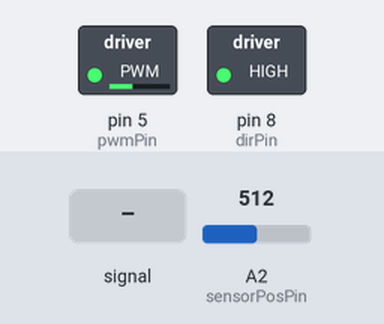
The sketch below on a simulated Arduino Uno, built with avr-gcc and run on an emulated ATmega328P. Parts: switched loads named in the sketch (green lamp = pin HIGH). The inputs (shaded band) are chosen by the test bench; at power-on: A2 (sensorPosPin) = 512. Pins used as bus, display or sensor lines are not drawn; what the sketch prints to the serial monitor is not drawn.

Above: at 1.2 s.
1.3 s: A2 (sensorPosPin) fed a 200 Hz sine of ±255 counts around its level
4.3 s: A2 (sensorPosPin) set to 900
At 5.1 s:
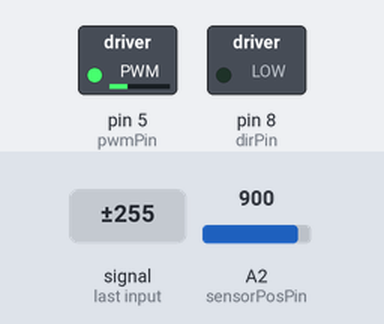
Timing chart, 0 to 7.3 s (numbered marks = the images above; inputs shaded):
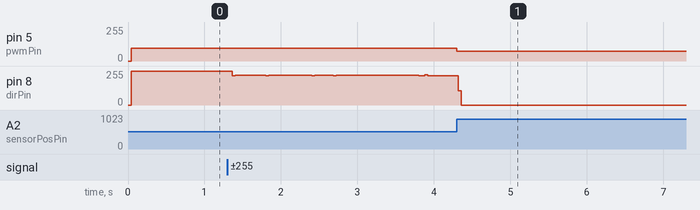

The sketch:

HapkitValley.ino
```cpp
//--------------------------------------------------------------------------
// Code to compare parameters when simulating a valley with the hapkit
// May 27, 2015
// Cassondra Brown, Zach Brong, Greg Yeutter
// Drexel University ECES 690 - Introduction to Haptics
// Based on code supplied by the original hapkit authors and modified by
// Cliff Bargar
// https://hapkit.wordpress.com/
// https://github.com/yeutterg/hapkit
//--------------------------------------------------------------------------

#include <math.h>

#define SAMPLE_PERIOD  (double)0.0004 // 0.4ms sample period

// DEBUG_SERIAL statements will only print if DEBUG is nonzero
#define DEBUG 0
#define DEBUG_SERIAL if(DEBUG) Serial

#define DEBUG_PIN 13

// Kinematics
#define HANDLE_LENGTH (double)0.07 //70.00 mm
#define SECTOR_RADIUS (double)0.0757 //calipers
#define MOTOR_RADIUS (double)0.00837 //m - calipers

// Select simulation
#define VALLEY_MIN           (char)'A'
#define VALLEY_MED           (char)'B'
#define VALLEY_MAX           (char)'C'

//defaults to
#define ENV_TYPE           VALLEY_MED

// Declare pins
int pwmPin = 5; // PWM output pin for motor 1
int dirPin = 8; // direction output pin for motor 1
int sensorPosPin = A2; // input pin for MR sensor
int fsrPin = A3; // input pin for FSR sensor

// Position tracking variables
int updatedPos = 0;     // keeps track of the latest updated value of the MR sensor reading
int prev_updatedPos = 0;// for velocity calc
int rawPos = 0;         // current raw reading from MR sensor
int lastRawPos = 0;     // last raw reading from MR sensor
int lastLastRawPos = 0; // last last raw reading from MR sensor
int flipNumber = 0;     // keeps track of the number of flips over the 180deg mark
int tempOffset = 0;
int rawDiff = 0;
int lastRawDiff = 0;
int rawOffset = 0;
int lastRawOffset = 0;
const int flipThresh = 700;  // threshold to determine whether or not a flip over the 180 degree mark occurred
boolean flipped = false;

// Kinematics variables
double xh = 0;           // position of the handle [m]
double vel_h = 0;        //handle velocity [m/s] - filtered

// Force output variables
double force = 0;           // force at the handle
double Tp = 0;              // torque of the motor pulley
double duty = 0;            // duty cylce (between 0 and 255)
unsigned int output = 0;    // output command to the motor


// --------------------------------------------------------------
// Setup function -- NO NEED TO EDIT
// --------------------------------------------------------------
void setup()
{
  // Set up serial communication
  Serial.begin(9600);

  // Set PWM frequency
  setPwmFrequency(pwmPin,1);

  // Input pins
  pinMode(sensorPosPin, INPUT); // set MR sensor pin to be an input
  pinMode(fsrPin, INPUT);       // set FSR sensor pin to be an input

  // Output pins
  pinMode(pwmPin, OUTPUT);  // PWM pin for motor A
  pinMode(dirPin, OUTPUT);  // dir pin for motor A

  // Initialize motor
  analogWrite(pwmPin, 0);     // set to not be spinning (0/255)
  digitalWrite(dirPin, LOW);  // set direction

  // Initialize position valiables
  lastLastRawPos = analogRead(sensorPosPin);
  lastRawPos = analogRead(sensorPosPin);

  //initialize force
  force = 0;

  // Debug pin
  pinMode(DEBUG_PIN,OUTPUT);

  //initialize output compare
  InitOC();

  Serial.println("Initialized");

  Serial.println("Select environment type: ");
  Serial.print("Valley Min Width\t\t\t");
  Serial.println(VALLEY_MIN);
  Serial.print("Valley Med Width\t\t\t");
  Serial.println(VALLEY_MED);
  Serial.print("Valley Max Width\t\t");
  Serial.println(VALLEY_MAX);

}


// --------------------------------------------------------------
// Main Loop
// --------------------------------------------------------------
void loop()
{
  //********************
  //position, velocity calculated in interrupt response
  //********************


  //allow user to select environment type
  static char env_type = ENV_TYPE;
  //check for serial --> if there's a character use it as environment selection
  if(Serial.available())
  {
    env_type = Serial.read();
    Serial.print("You've selected ");
    switch(env_type)
    {
      case VALLEY_MIN:
        Serial.println("Valley Min Width");
      break;

      case VALLEY_MED:
        Serial.println("Valley Med Width");
      break;

      case VALLEY_MAX:
        Serial.println("Valley Max Width");
      break;
    }
  }

  //should be in a protected region ***********
  double local_xh = xh;
  double local_vel_h = vel_h;
  //*******************************************

  // Step B.8: print xh via serial monitor
  DEBUG_SERIAL.print(" \tx_handle ");
  DEBUG_SERIAL.print(local_xh,4);
  DEBUG_SERIAL.print(" \tvel_handle ");
  DEBUG_SERIAL.print(local_vel_h,4);

  //*************************************************************
  //*** Section 3. Assign a motor output force in Newtons *******
  //*************************************************************


  //**************** VIRTUAL ENVIRONMENTS *********************
  // constants/coefficients
  // Hapkit range is +/- 5cm
  double center_pt = 0.00; //2.5cm on either side
  double g = 9.8; //m/s^2
  double mass = 0.10; //kg
  double bump_width = 0.03;

  switch(env_type)
  {

    case VALLEY_MIN:
      bump_width = 0.01; // 1cm width
    break;

    case VALLEY_MED:
      bump_width = 0.03; // 3cm width
    break;

    case VALLEY_MAX:
      bump_width = 0.05; // 5cm width
    break;

  }

  //for bumps and valleys, have Hapkit apply the gravitational force that's parallel to the "ground"
      //using sinusoidal bumps/valleys, f = m*g*sin(pi*x_rel/length), where "x_rel" is position relative to the maximum (or minimum) point

    /*
    //BUMP: point in range of center_pt +/- bump_width/2
    if(local_xh < -(center_pt - bump_width/2) & local_xh > -(center_pt + bump_width/2))
    {
      force = mass * g * sin(2 * PI * (local_xh - (-center_pt)) / bump_width);
    }
    */
    //VALLEY
    if(local_xh > (center_pt - bump_width/2) & local_xh < (center_pt + bump_width/2))
    {
      force = -mass * g * sin(2 * PI * (local_xh - (center_pt)) / bump_width);
    }
    else
    {
      force = 0;
    }

  DEBUG_SERIAL.print(" \tForce");
  DEBUG_SERIAL.println(force);

  // Step C.2: Tp = ?;    // Compute the require motor pulley torque (Tp) to generate that force
  // Slide 27, lecture 2:
  Tp =  (HANDLE_LENGTH * MOTOR_RADIUS) / (SECTOR_RADIUS ) * force;

  //*************************************************************
  //*** Section 4. Force output (do not change) *****************
  //*************************************************************

  // Determine correct direction for motor torque
  if(force < 0) {
    digitalWrite(dirPin, HIGH);
  } else {
    digitalWrite(dirPin, LOW);
  }

  // Compute the duty cycle required to generate Tp (torque at the motor pulley)
  duty = sqrt(abs(Tp)/0.03);

  // Make sure the duty cycle is between 0 and 100%
  if (duty > 1) {
    duty = 1;
  } else if (duty < 0) {
    duty = 0;
  }
  output = (int)(duty* 255);   // convert duty cycle to output signal
  analogWrite(pwmPin,output);  // output the signal

}

//helper functions
//********************************************************************

//calculated "updatedPos" variable
void calculatePosition()
{
  //toggle bit 5 high (pin 13)
  //PORTB |= B00100000;

  //update "previous updatedPos" before updating position
  prev_updatedPos = updatedPos;

  // Get voltage output by MR sensor
  rawPos = analogRead(sensorPosPin);  //current raw position from MR sensor

  // Calculate differences between subsequent MR sensor readings
  rawDiff = rawPos - lastRawPos;          //difference btwn current raw position and last raw position
  lastRawDiff = rawPos - lastLastRawPos;  //difference btwn current raw position and last last raw position
  rawOffset = abs(rawDiff);
  lastRawOffset = abs(lastRawDiff);

  // Update position record-keeping vairables
  lastLastRawPos = lastRawPos;
  lastRawPos = rawPos;

  // Keep track of flips over 180 degrees
  if((lastRawOffset > flipThresh) && (!flipped)) { // enter this anytime the last offset is greater than the flip threshold AND it has not just flipped
    if(lastRawDiff > 0) {        // check to see which direction the drive wheel was turning
      flipNumber--;              // cw rotation
    } else {                     // if(rawDiff < 0)
      flipNumber++;              // ccw rotation
    }
    if(rawOffset > flipThresh) { // check to see if the data was good and the most current offset is above the threshold
      updatedPos = rawPos + flipNumber*rawOffset; // update the pos value to account for flips over 180deg using the most current offset
      tempOffset = rawOffset;
    } else {                     // in this case there was a blip in the data and we want to use lastactualOffset instead
      updatedPos = rawPos + flipNumber*lastRawOffset;  // update the pos value to account for any flips over 180deg using the LAST offset
      tempOffset = lastRawOffset;
    }
    flipped = true;            // set boolean so that the next time through the loop won't trigger a flip
  } else {                        // anytime no flip has occurred
    updatedPos = rawPos + flipNumber*tempOffset; // need to update pos based on what most recent offset is
    flipped = false;
  }

  //toggle bit 5 low (pin 13)
  //PORTB &= ~B00100000;
}

//function for calculating actual position and velocity in m, m/s
void getVelocity()
{
  static double prev_xh;
  static double vel_h_uf;  //unfilitered velocity
  static double prev_vel_h_uf; //previous unfiltered velocity
  static double prev_vel_h; //previous filtered velocity
  //*************************************************************
  //*** Section 2. Compute position in meters *******************
  //*************************************************************

  // Step B.1: print updatedPos via serial monitor
//  DEBUG_SERIAL.print("Updated pos ");
//  DEBUG_SERIAL.print(updatedPos);
//  DEBUG_SERIAL.print("\tPrev updated pos ");
//  DEBUG_SERIAL.print(prev_updatedPos);

  // Step B.6: double ts = ?; // Compute the angle of the sector pulley (ts) in degrees based on updatedPos
  //y = -0.00970857x + 7.33554011
  double theta_pulley = (-0.0097086 * updatedPos + 7.33554);  //degrees!
  //double prev_theta = (-0.0097086 * prev_updatedPos + 7.33554);
  //DEBUG_SERIAL.print(" \tpulley angle ");
  //DEBUG_SERIAL.print(theta_pulley);

  // Step B.7: xh = ?;       // Compute the position of the handle (in meters) based on ts (in radians)
  prev_xh = xh;
  xh = theta_pulley * PI / 180 * HANDLE_LENGTH;

  //calculate velocity
  prev_vel_h_uf = vel_h_uf;
  vel_h_uf = (xh - prev_xh) / SAMPLE_PERIOD;

  //low pass filter: corner freq f_sample/4, H(s) = 1 / (1 + s/wc), wc = 3,927 rad/s
  //tustin approximation w/ sample time 400us: Y = H(z) X, H(z) = (0.4399 z + 0.4399) / (z - 0.1202), Y = filtered, X = unfiltered
  prev_vel_h = vel_h;
  vel_h = 0.4399 * vel_h_uf + 0.4399 * prev_vel_h_uf + 0.1202 * prev_vel_h; //discrete low pass filter
}


// --------------------------------------------------------------
// Function to set PWM Freq -- DO NOT EDIT
// --------------------------------------------------------------
void setPwmFrequency(int pin, int divisor) {
  byte mode;
  if(pin == 5 || pin == 6 || pin == 9 || pin == 10) {
    switch(divisor) {
      case 1: mode = 0x01; break;
      case 8: mode = 0x02; break;
      case 64: mode = 0x03; break;
      case 256: mode = 0x04; break;
      case 1024: mode = 0x05; break;
      default: return;
    }
    if(pin == 5 || pin == 6) {
      TCCR0B = TCCR0B & 0b11111000 | mode;
    } else {
      TCCR1B = TCCR1B & 0b11111000 | mode;
    }
  } else if(pin == 3 || pin == 11) {
    switch(divisor) {
      case 1: mode = 0x01; break;
      case 8: mode = 0x02; break;
      case 32: mode = 0x03; break;
      case 64: mode = 0x04; break;
      case 128: mode = 0x05; break;
      case 256: mode = 0x06; break;
      case 1024: mode = 0x7; break;
      default: return;
    }
    TCCR2B = TCCR2B & 0b11111000 | mode;
  }
}

//initializes the output compare on timer 1 for performing calculations
void InitOC()
{
  //*******OUTPUT COMPARE ON CHANNEL 1******

  //see section 15.7: of ATmega328 datasheet
  //register descriptions section 17.11, page 158

//  DDRB |= _BV(1); //set bit 5 as output direction, OC1A debug pin (Pin 9) ---> PIN 9 IS DIRECTION
  //B5 (11) will oscillate at half the freq

  //WGM3:0 set to 0,1,0,0 for output compare (clear timer on compare)
  //CTC mode, TOP = OCR1A, update immediate, TOV flag set on MAX
  //from table 15-4
  TCCR1A &= ~_BV(WGM11) & ~_BV(WGM10);
  TCCR1B &= ~_BV(WGM13);
  TCCR1B |= _BV(WGM12);

  //debug output
  //COM1A1:0 set to 0,1 for toggle --> set OC1A (B1) bit high (will clear at end of calculation) --> just toggle instead
  //from table 15-1 on page 134
  TCCR1A |= _BV(COM1A1) | _BV(COM1A0);
  TCCR1A &= ~_BV(COM1A1);

  //CS12:0 set to 1,0,0 for clk/256 prescaling: runs on 16MHz clock
  //table 15-5
  TCCR1B &= ~_BV(CS10) & ~_BV(CS11);
  TCCR1B |= _BV(CS12);

  //****CHANGE OCR1A TO MODULATE FREQUENCY
  //page 126: freq = f_clk / (N * (1 + OCR1A)), N = 256, f_clk = 16MHz (the 2 in the equation is because of toggling)
  //want period of 400us --> 2.5kHz
  //2.5kHz = 16 MHz / (256 * (1 + OCR1A)) --> OCR1A = 24
  OCR1A = 24;

  //interrupt enable

  TIMSK1 |= _BV(OCIE1A); //output compare interrupt timer 1A

}

//Timer 1 interrupt for performing position calculations
ISR(TIMER1_COMPA_vect)
{
  PORTB |= B00100000;
  //*************************************************************
  //*** Section 1. Compute position in counts (do not change) ***
  //*************************************************************

  calculatePosition();
  getVelocity();
  PORTB &= ~B00100000;
  //PORTB &= ~B00000001; //clear bit B1
}
```
